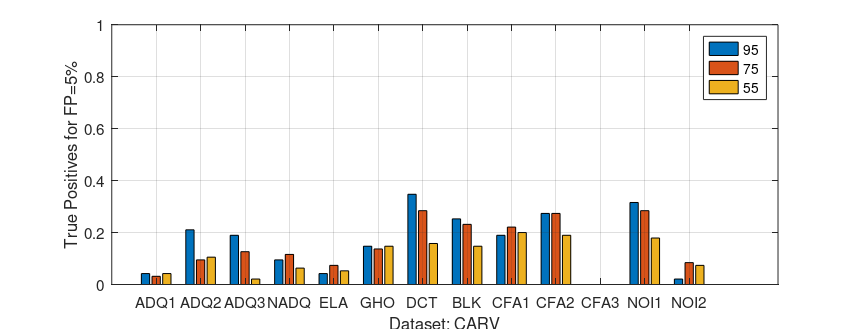
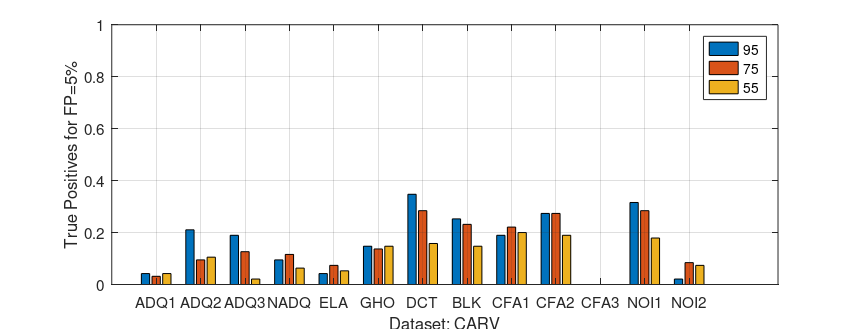
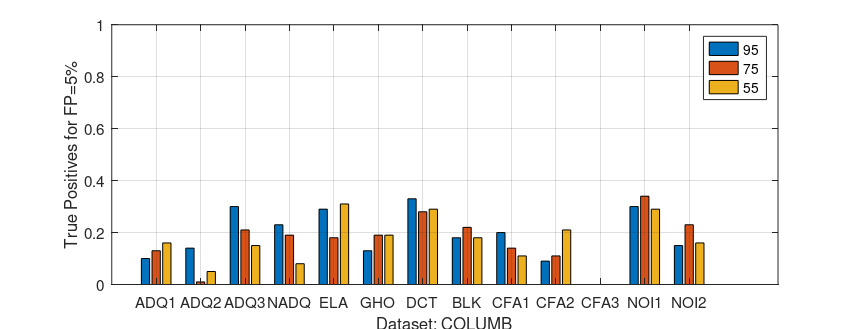
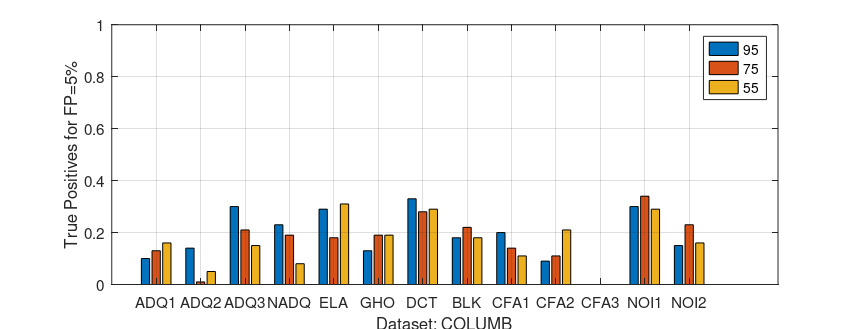

Write the MATLAB code that produced these figures, in order.
clear all;
close all;

DatasetNames={'CARV';'COLUMB';'CHAL';'FON_REAL';'FON_SYN'}
AlgorithmNames={'ADQ1','ADQ2','ADQ3','NADQ','ELA','GHO','DCT','BLK','CFA1', 'CFA2', 'CFA3', 'NOI1', 'NOI2'};
ColumnNames={'95','75','55'};


load('FP05_New.mat');



for Dataset=1:5;
    figure(1);
    bar(Output.Value{Dataset,3});
    axis([0 15 0 1]);
    legend(ColumnNames,'Location','best')
    
    
    xlabel(['Dataset: ' strrep(DatasetNames{Dataset},'_','\_')]);
    ylabel('True Positives for FP=5%');
    %title(['Dataset: ' strrep(DatasetNames{Dataset},'_','\_') ' | Algorithms: JPEG']);
    grid on;
    set(findall(gcf,'-property','FontSize'),'FontSize',12);
    set(gca,'fontsize',11,'XTickLabel',AlgorithmNames)
    set(gcf,'Position',[220 320 860 330 ]);
    set(gcf,'PaperPositionMode','auto')
    savefig(['Figures/' DatasetNames{Dataset} 'Bar.fig']);
    print(['Figures/' DatasetNames{Dataset} 'Bar.png'],'-dpng','-r1200');
    pause
end